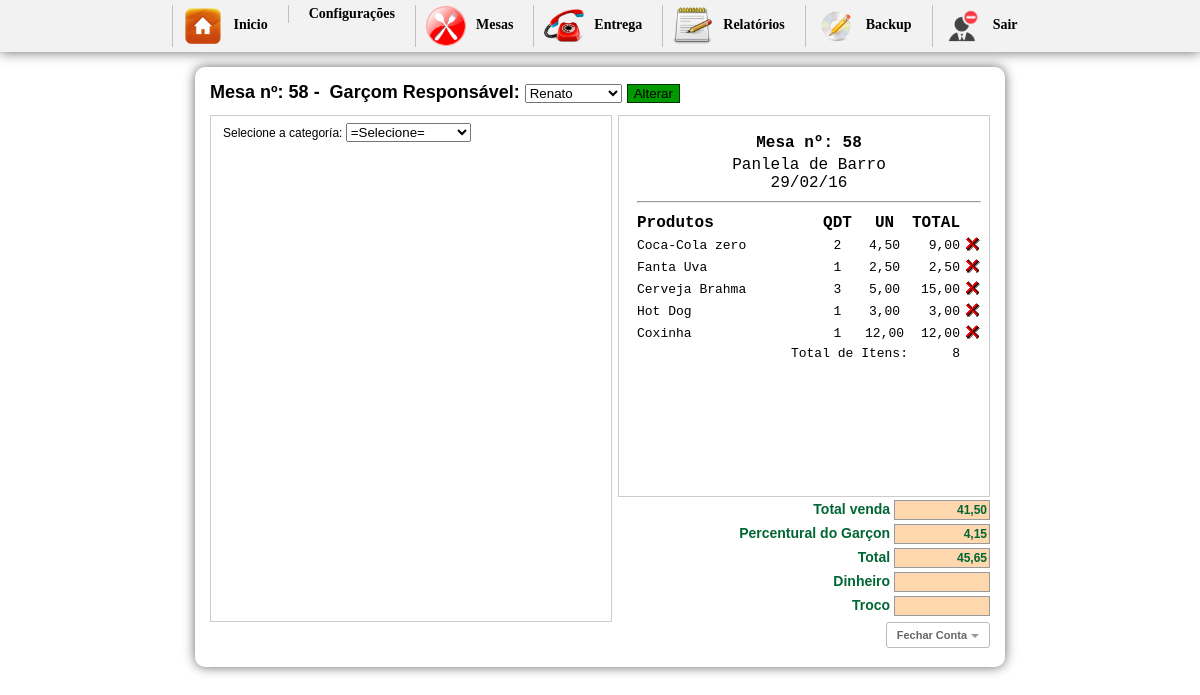
The page /inicio.php?btn=vendermesa&id_mesa=58&idGarcon=25 (signed in) on the database its author committed.
### tables this page shows
CREATE TABLE `config` (
  `id_conf` int(30) NOT NULL,
  `empresa` varchar(200) NOT NULL,
  `telefone` varchar(30) NOT NULL,
  `pgarcon` int(10) NOT NULL,
  `ativo` int(2) NOT NULL
);

CREATE TABLE `tbl_carrinho` (
  `id` int(11) NOT NULL auto_increment,
  `cod` int(11) NOT NULL,
  `nome` varchar(150) NOT NULL,
  `preco` varchar(10) NOT NULL,
  `qtd` int(11) NOT NULL,
  `comanda` int(200) NOT NULL,
  `data` date NOT NULL,
  `time` time NOT NULL,
  `id_mesa` int(30) NOT NULL,
  `situacao` int(2) NOT NULL,
  `idGarcon` varchar(200) NOT NULL,
  `status` int(1) NOT NULL,
  `destino` int(1) NOT NULL,
  `entregue` int(1) NOT NULL,
  `feito` int(1) NOT NULL,
  PRIMARY KEY  (`id`)
);

### vendamesa.php (the view, shortened to what this page needs)
<?php
$numero = $_GET['id_mesa'];
?>
<?php
  $sql1 = mysql_query("SELECT * FROM mesa WHERE numero='$numero'") or die(mysql_error());
  $cont1 = mysql_fetch_array($sql1);
  $sit = $cont1['situacao'];
$idGarconget = $_GET['idGarcon'];
$gar2 = mysql_query("SELECT * FROM garcon WHERE idGarcon='$idGarconget'");
$h2 = mysql_fetch_array($gar2);
  ?>
<h1>
<form action="" method="post" enctype="multipart/form-data">
Mesa nº: <?php echo $numero ?>&nbsp-&nbsp;
Garçom Responsável: <select name="nomeGarcon">
<?php
	$gar = mysql_query("SELECT * FROM garcon WHERE idGarcon != '1' ORDER BY nomeGarcon ASC") or die(mysql_error());
	while($h = mysql_fetch_array($gar)){
?>
  <option value="<?php echo $h['idGarcon'] ?>"<?php if (!(strcmp($h['idGarcon'], $h2['idGarcon']))) {echo "selected=\"selected\"";} ?>><?php echo $h['nomeGarcon'] ?></option>
	<?php }?>
</select>
<?php if($sit == "0"){?>
<input name="ok" type="submit" value="Abrir mesa" style="background-color: #F30; border:1px solid #9B0000;" />
<?php }else{ ?>
<input name="ok" type="submit" value="Alterar" style=" background-color:#090; border:1px solid #030;" />
<?php } ?>
</form>
</h1>
<div id="boxprodutos"><br/>
<?php if($sit == "1"){
include "selecionacat.php";
} ?>
</div>
<div id="box">
	<div id="comentarios">
    <table width="100%" border="0" class="inputs">
  <tr>
 <?php $n = mysql_query("SELECT * FROM config");
 	$a = mysql_fetch_array($n);
 ?>
  <td align="center" style="font-size:16px;"><strong>Mesa nº: <?php echo $numero ?></strong></td>
  </tr>
  <tr>
    <td align="center" style="font-size:16px;"><?php echo $a['empresa'] ?><br/> <?php echo date("d/m/y") ?></td>
    </tr>
    <tr>
    <td><hr/></td>
    </tr>
</table>
    <table width="100%">
    <tr>
	  <td  style="font-size:16px;"><strong>Produtos</strong></td>
      <td width="13%" align="center" style="font-size:16px;"><strong>QDT</strong></td>
      <td width="15%" align="center" style="font-size:16px;"><strong>UN</strong></td>
	  <td align="center" style="font-size:16px;"><strong>TOTAL</strong></td>
	  <td align="center">&nbsp;</td>
	  </tr>
	<?php
	$carrinho = mysql_query("SELECT *, SUM(qtd) AS qt,SUM(preco) AS pr FROM tbl_carrinho WHERE id_mesa='$numero' AND situacao='1' GROUP BY cod") or die(		mysql_error());
	$contar = mysql_num_rows($carrinho);
	if($contar == 0){
		echo "";
	}else{
		while($res = mysql_fetch_array($carrinho)){
			$id           	= $res['id'];
			$nome  			= $res['nome'];
			$preco       	= $res['pr'];
			$qtd		 	= $res['qt'];
			$unitario		= $res['preco'];
			$id_mesa		= $res['id_mesa'];
			$itens +=$qtd;
			$total += $preco;
	?>
	<tr class="fontcomanda">
    <td width="60%" align="left">
    <a href="cozinha.php?id_mesa=<?php echo $id_mesa ?>&nome=<?php echo $nome; ?>"  title="Imprimir"
    onclick="Cozinha(this.href,'nomeJanela','350','600','yes');return false" class="fontcomanda"><?php echo $nome; ?></a>
    </td>
    <td align="center" ><?php echo $qtd; ?> </td>
    <td align="center" ><?php echo  str_replace(".",",",$unitario); ?></td>
    <td width="10%" align="right"><?php echo number_format($preco, 2, ',', '.'); ?></td>
    <td width="2%" align="right">
    <a href="inicio.php?btn=vendermesa&retira=produto&id=<?php echo $id ?>&id_mesa=<?php echo $numero ?>"><img src="imagens/icone_delete.gif" width="17" height="18" border="0" /></a>
    </td>
    </tr>
     <?php
		}
	}
	?>
	<tr class="fontcomanda">
	  <td colspan="3" align="right">Total de Itens:</td>
	  <td align="right"><?php echo $itens ?></td>
	  <td align="right">&nbsp;</td>
	  </tr>
    </table>
 <div id="formulario">
    <?php $totals = number_format($total, 2, ',', '.'); ?>
<form name="formulario" action="" method="post" enctype="multipart/form-data">
            <span class="valores">Total venda </span>
        <input name="total" type="text" value="<?php echo $totals ?>" size="8" maxlength="6" class="calc" readonly="true"/><br/>
        	<?php
			$g = mysql_query("SELECT * FROM config") or die(mysql_error());
			$w = mysql_fetch_array($g);
			$ativo = $w['ativo'];
			$percentual = $w['pgarcon'];
			if($ativo == 1){
			$porcento_garcon = $percentual;
			}else{
			$porcento_garcon = 0;
			}
				$pgarcon = $total * $porcento_garcon / 100;
				$somatotal = $total + $pgarcon;
			?>
                <span class="valores">Percentural do Garçon </span>
                <input name="garconP" type="text" class="calc" id="garconP" value="<?php echo number_format($pgarcon, 2, ',', '.'); ?>"/><br/>
                <span class="valores">Total </span>
                <input name="somatotal" type="text" class="calc" id="somatotal" value="<?php echo number_format($somatotal, 2, ',', '.'); ?>"/><br/>
        <span class="valores">Dinheiro </span>
        <input name="dinheiro" type="text" size="8"  class="calc" onkeyup="javascript:operacao('')" id="dinheiro-1"/><br/>
            <span class="valores">Troco </span>
            <input name="troco" type="text" class="calc" size="8" maxlength="8" readonly="true"/><br/>
      </form>
      <br/>
      <?php
	  $mesas = $_GET['id_mesa'];
	  ?>
      <a href="imprimemesa.php?id_mesa=<?php echo $mesas;?>&pgarcon=<?php echo $pgarcon?>&somatotal=<?php echo $somatotal ?>"
  onclick="NovaJanela(this.href,'nomeJanela','750','600','yes');return false" class="button">
  Fechar Conta</a>
      </div>
  </div>
</div>

### css/css.css (style rules this page uses)
body { margin-left: 0px;margin-top: 0px;margin-right: 0px;margin-bottom: 0px; background-color:#FFF; font-family:Verdana, Geneva, sans-serif; font-size:12px; }
h1 { font-size:18px; margin-top:0; }
#boxprodutos { width:400px; height:500px; margin:0 auto; border:1px solid #ccc; float:left; background:#FFF; padding-bottom:5px; overflow:auto }
#box { width:370px; margin:0 auto; border:1px solid #ccc; float:right; font:10px "Courier New", Courier, monospace; background:#FFF; }
.fontcomanda { font-size:13px; }
.fontcomanda a:link { font:10px "Courier New", Courier, monospace; font-size:13px; text-decoration:none;color:#000; }
#comentarios { width:350px; height:350px;overflow: auto; padding:15px; }
#formulario { position:absolute; width:300px; height:115px; top:498px; font-size:10px; text-align:right; margin-left:56px; }
.calc { border:1px solid #999; height:16px; width:90px; font-family:Verdana, Geneva, sans-serif; font-size:12px; font-weight:bold; color:#063; background:#FFD7AE; margin:2px 0 2px 0; text-align:right; }
.valores { font-size:10px; font-family:Verdana, Geneva, sans-serif; font-size:14px; font-weight:bold; color:#063; }
.button { border: 1px solid #BBB; border-radius: 3px; text-shadow: 0 1px 1px white; -webkit-box-shadow: 0 1px 1px #fff; -moz-box-shadow: 0 1px 1px #fff; box-shadow: 0 1px 1px #fff; font: bold 11px Sans-Serif; padding: 6px 10px; white-space: nowrap; vertical-align: middle; color: #666; background: transparent; cursor: pointer; margin-top:3px; text-decoration:none; }
.button:after { content: ""; display: inline-block; width: 0; height: 0; border-top: 4px solid #999; border-left: 4px solid transparent; border-right: 4px solid transparent; margin: 0 0 0 4px; position: relative; top: -1px; text-decoration:none; }

### rows shown on the page
config: empresa "Panlela de Barro", garconP "4,15", somatotal "45,65"
tbl_carrinho: nome "Coca-Cola zero", qtd "2", preco "4,50", preco "9,00"
tbl_carrinho: nome "Fanta Uva", qtd "1", preco "2,50"
tbl_carrinho: nome "Cerveja Brahma", qtd "3", preco "5,00", preco "15,00"
tbl_carrinho: nome "Hot Dog", qtd "1", preco "3,00"
tbl_carrinho: nome "Coxinha", qtd "1", preco "12,00"

### other values the page prints
$numero "58"
$itens "8"
form field nomeGarcon "Renato"
